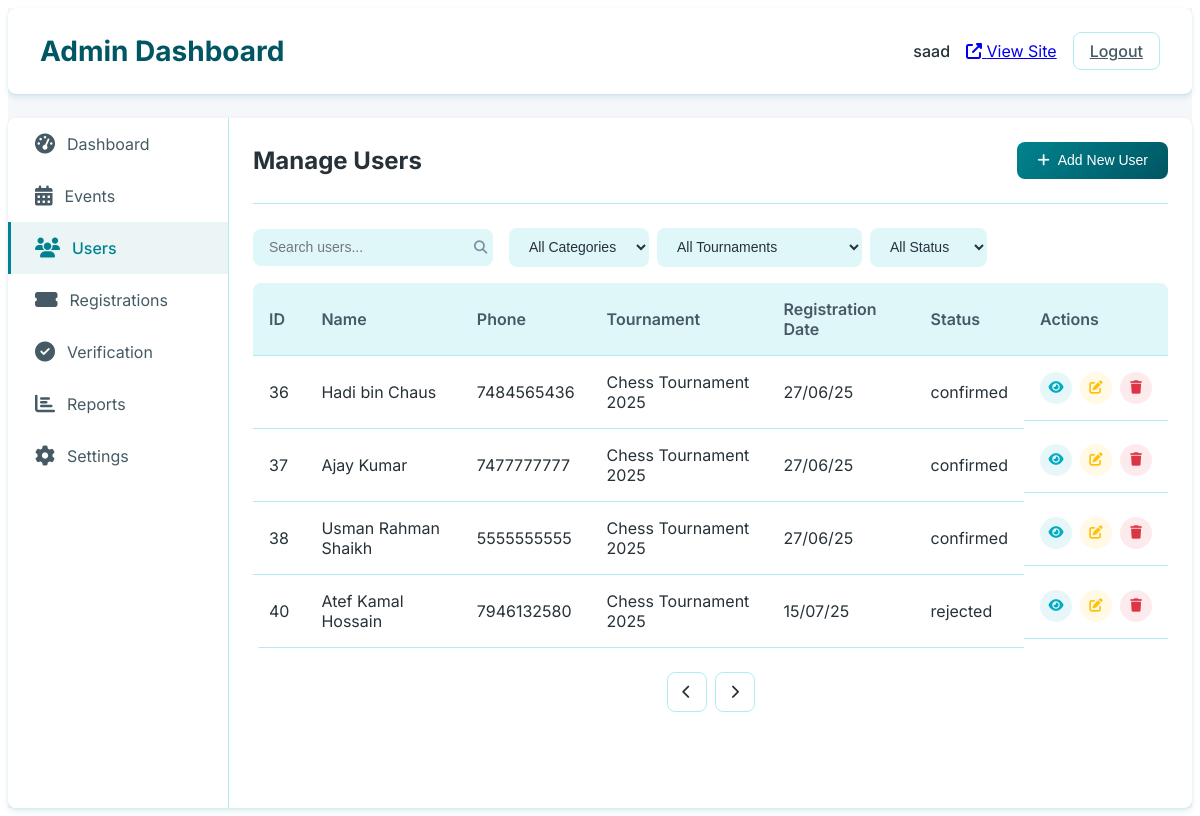
/superadmin/dashboard/users/ (signed in), run on the app's committed database.
### app/models.py (models this page shows, shortened)
class Participant(models.Model):
    STATUS_CHOICES = [
        ('registered', 'Registered'),
        ('confirmed', 'Confirmed'),
        ('checked_in', 'Checked In'),
        ('eliminated', 'Eliminated'),
        ('winner', 'Winner'),
        ('disqualified', 'Disqualified'),
        ('rejected', 'Rejected')
    ]
    tournament = models.ForeignKey(Tournament, on_delete=models.CASCADE, related_name='tournament')
    registration_id = models.UUIDField(default=uuid.uuid4, editable=False, unique=True)
    full_name = models.CharField(max_length=200)
    address = models.CharField(max_length=300, null=True, blank=True)
    email = models.EmailField(blank=True, null=True, unique=False, help_text="Email address for updates and notifications")
    phone = models.CharField(max_length=20)
    wp = models.CharField(max_length=10, blank=True, help_text="WhatsApp number for updates")
    age = models.IntegerField()
    gender = models.CharField(max_length=10, choices=[('male', 'Male'), ('female', 'Female'), ('other', 'Other')])
    registration_date = models.DateTimeField(auto_now_add=True)
    status = models.CharField(max_length=20, choices=STATUS_CHOICES, default='registered')
    check_in_time = models.DateTimeField(null=True, blank=True)
    special_requirements = models.TextField(blank=True)
    notes = models.TextField(blank=True)
    transaction = models.OneToOneField(Transaction, on_delete=models.CASCADE, related_name='participant')
    optinWhatsapp = models.BooleanField(default=True)
    class Meta:
        unique_together = ['tournament', 'email']

class Tournament(models.Model):
    STATUS_CHOICES = [
        ('draft', 'Draft'),
        ('published', 'Published'),
        ('ongoing', 'Ongoing'),
        ('completed', 'Completed'),
        ('cancelled', 'Cancelled'),
    ]
    title = models.CharField(max_length=200)
    slug = models.SlugField(unique=True, blank=True)
    description = models.TextField()
    category = models.ForeignKey(Category, on_delete=models.CASCADE, related_name='tournaments')
    organizer = models.ForeignKey(User, on_delete=models.CASCADE, related_name='organized_tournaments', default=None, null=True)
    start_date = models.DateField()
    end_date = models.DateField()
    tournament_time = models.TimeField(default=timezone.datetime.strptime('10:00', '%H:%M').time())
    registration_deadline = models.DateTimeField()
    venue = models.CharField(max_length=200)
    address = models.TextField(blank=True, null=True)
    city = models.CharField(max_length=100)
    state = models.CharField(max_length=100)
    country = models.CharField(max_length=100)
    postal_code = models.CharField(max_length=20, null=True, blank=True)
    max_participants = models.PositiveIntegerField()
    min_participants = models.PositiveIntegerField(default=2)
    entry_fee = models.DecimalField(max_digits=10, decimal_places=2)
    prize_pool = models.DecimalField(max_digits=10, decimal_places=2)
    tournament_format = models.CharField(max_length=100)  # e.g., "Single Elimination", "Double Elimination", "Round Robin"
    rules = models.TextField()
    banner_image = models.ImageField(upload_to='tournament_banners/')
    additional_images = models.ManyToManyField(TournamentImage, blank=True, related_name='additional_tournaments')
    status = models.CharField(max_length=20, choices=STATUS_CHOICES, default='draft')
    is_featured = models.BooleanField(default=False)
    created_at = models.DateTimeField(auto_now_add=True)
    updated_at = models.DateTimeField(auto_now=True)
    contact_email = models.EmailField()
    contact_phone = models.CharField(max_length=20)
    whatsapp_number = models.CharField(max_length=20, blank=True)
    facebook_event = models.URLField(blank=True)
    instagram_post = models.URLField(blank=True)
    upi_id = models.ForeignKey(
        Upis,
        max_length=100,
        blank=True,
        help_text="UPI ID for payment collection",
        on_delete=models.SET_NULL,
        null=True,
        related_name='tournaments'
    )
    class Meta:
        ordering = ['-start_date']

### app/View/admin/admin_user.py (the view)
# urls.py: path('superadmin/dashboard/users/', admin_users, name='admin_users'),
@login_required
def admin_users(request):
    context = {
        'users': Participant.objects.all(),
        'events': Tournament.objects.all(),
        'categories': Category.objects.all(),
        'active_tab': 'users',
    }
    return render(request, 'admin/users.html', context)

### templates/admin/users.html (shortened to what this page needs)
{% extends 'admin/base_admin.html' %}
{% load static %}
{% block content %}
<div class="admin-tab active">
    <div class="tab-header">
        <h2>Manage Users</h2>
        <button class="primary-btn" data-modal-target="add-user-modal">
            <i class="fas fa-plus"></i> Add New User
        </button>
    </div>
    <div class="dashboard-actions">
        <div class="search-box">
            <input type="text" placeholder="Search users...">
            <button type="button"><i class="fas fa-search"></i></button>
        </div>
        <div class="filter-options">
            <select data-filter-type="category">
                <option value="">All Categories</option>
            </select>
            <select data-filter-type="tournament">
                <option value="">All Tournaments</option>
            </select>
            <select data-filter-type="status">
                <option value="">All Status</option>
            </select>
        </div>
    </div>
    <div class="data-table-container">
        <table class="admin-table">
            <thead>
                <tr>
                    <th>ID</th>
                    <th>Name</th>
                    <th>Phone</th>
                    <th>Tournament</th>
                    <th>Registration Date</th>
                    <th>Status</th>
                    <th>Actions</th>
                </tr>
            </thead>
            <tbody>
                {% for user in users %}
                <tr>
                    <td>{{ user.id }}</td>
                    <td>{{ user.full_name }}</td>
                    <td>{{ user.phone }}</td>
                    <td>{{ user.tournament.title }}</td>
                    <td>{{ user.registration_date | date:'d/m/y'}}</td>
                    <td>
                        {{ user.status}}
                    </td>
                    <td class="action-buttons">
                        <button class="view-btn" title="View" data-id="{{ user.id }}"><i class="fas fa-eye"></i></button>
                        <button class="edit-btn" title="Edit" data-id="{{ user.id }}" data-modal-target="add-user-modal"><i class="fas fa-edit"></i></button>
                        <button class="delete-btn" title="Delete" data-id="{{ user.id }}" data-type="user"><i class="fas fa-trash"></i></button>
                    </td>
                </tr>
                {% empty %}
                <tr>
                    <td colspan="7" class="text-center">No users found</td>
                </tr>
                {% endfor %}
            </tbody>
        </table>
    </div>
    <div class="pagination">
        <button class="page-btn" {% if not users.has_previous %}disabled{% endif %}><i class="fas fa-chevron-left"></i></button>
        <button class="page-btn" {% if not users.has_next %}disabled{% endif %}><i class="fas fa-chevron-right"></i></button>
    </div>
</div>
{% endblock %}

### templates/admin/base_admin.html (shortened to what this page needs)
{% load static %}
<!DOCTYPE html>
<html lang="en">
<head>
    <link rel="stylesheet" href="https://cdnjs.cloudflare.com/ajax/libs/font-awesome/6.4.0/css/all.min.css">
    <link rel="stylesheet" href="{% static 'css/admin.css' %}">
</head>
<body>
    <div class="admin-dashboard">
        <div class="dashboard-header">
            <h1>Admin Dashboard</h1>
            <div class="user-info">
                <span>{{ request.user.username }}</span>
                <a href="{% url 'home' %}" target="_blank" class="view-site-btn"><i class="fas fa-external-link-alt"></i> View Site</a>
                <a class="logout-btn" href="{% url 'logout' %}">Logout</a>
            </div>
        </div>
        <div class="dashboard-main">
            <div class="dashboard-nav">
                <ul>
                    <li>
                        <a href="{% url 'admin_dashboard' %}" class="nav-item {% if active_tab == 'dashboard' %}active{% endif %}">
                            <i class="fas fa-tachometer-alt"></i> Dashboard
                        </a>
                    </li>
                    <li>
                        <a href="{% url 'admin_events' %}" class="nav-item {% if active_tab == 'events' %}active{% endif %}">
                            <i class="fas fa-calendar-alt"></i> Events
                        </a>
                    </li>
                    <li>
                        <a href="{% url 'admin_users' %}" class="nav-item {% if active_tab == 'users' %}active{% endif %}">
                            <i class="fas fa-users"></i> Users
                        </a>
                    </li>
                    <li>
                        <a href="{% url 'admin_registrations' %}" class="nav-item {% if active_tab == 'registrations' %}active{% endif %}">
                            <i class="fas fa-ticket-alt"></i> Registrations
                        </a>
                    </li>
                    <li>
                        <a href="{% url 'admin_verification' %}" class="nav-item {% if active_tab == 'verification' %}active{% endif %}">
                            <i class="fas fa-check-circle"></i> Verification
                        </a>
                    </li>
                    <li>
                        <a href="{% url 'admin_reports' %}" class="nav-item {% if active_tab == 'reports' %}active{% endif %}">
                            <i class="fas fa-chart-bar"></i> Reports
                        </a>
                    </li>
                    <li>
                        <a href="{% url 'admin_settings' %}" class="nav-item {% if active_tab == 'settings' %}active{% endif %}">
                            <i class="fas fa-cog"></i> Settings
                        </a>
                    </li>
                </ul>
            </div>
            <div class="dashboard-content">
                {% block content %}{% endblock %}
            </div>
        </div>
    </div>
</body>
</html>

### data on the page
Participant: id "36", full_name "Hadi bin Chaus", phone "7484565436", tournament "Chess Tournament 2025", registration_date "27/06/25", status "confirmed"
Participant: id "37", full_name "Ajay Kumar", phone "7477777777", tournament "Chess Tournament 2025", registration_date "27/06/25", status "confirmed"
Participant: id "38", full_name "Usman Rahman Shaikh", phone "5555555555", tournament "Chess Tournament 2025", registration_date "27/06/25", status "confirmed"
Participant: id "40", full_name "Atef Kamal Hossain", phone "7946132580", tournament "Chess Tournament 2025", registration_date "15/07/25", status "rejected"

### other printed values
{{ request.user.username }} "saad"
